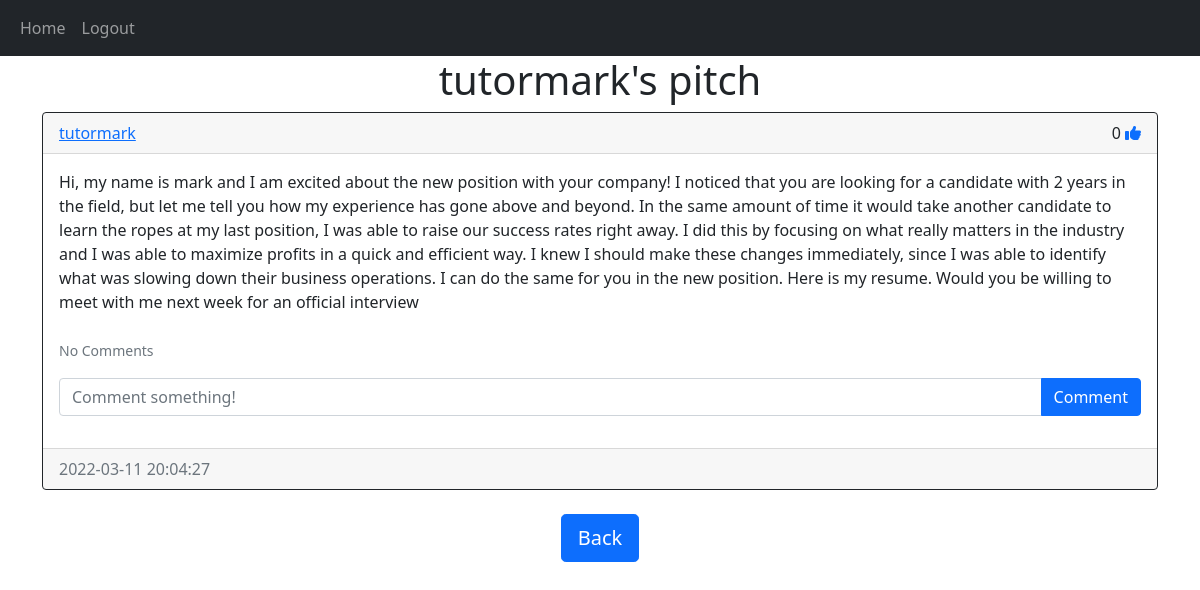
/pitches/tutormark (signed in), run on the app's committed database.
### website/models.py (models this page shows)
class User(db.Model,UserMixin): #Inherits from db model and userMixin
    id=db.Column(db.Integer,primary_key=True)
    email=db.Column(db.String(150),unique=True) #prevent users with duplicate emails
    username=db.Column(db.String(150),unique=True)
    password=db.Column(db.String(150))
    date_created=db.Column(db.DateTime(timezone=True),default=func.now()) #if nothing is passed,by default the column will be filled by the current time
    pitches=db.relationship('Pitch', backref='user',passive_deletes=True)# backref to allow access to user model
    comments = db.relationship('Comment', backref='user', passive_deletes=True)
    likes = db.relationship('Like', backref='user', passive_deletes=True)

class Pitch(db.Model):
    id=db.Column(db.Integer,primary_key=True)
    text=db.Column(db.Text,nullable=False)
    date_created=db.Column(db.DateTime(timezone=True),default=func.now())
    author =db.Column(db.Integer,db.ForeignKey('user.id',ondelete='CASCADE'),nullable=False)
    comments = db.relationship('Comment', backref='pitch', passive_deletes=True)
    likes = db.relationship('Like', backref='pitch', passive_deletes=True)

### website/views.py (the view)
@views.route("/pitches/<username>")
@login_required
def pitches(username):
    user = User.query.filter_by(username=username).first()
    if not user:
        flash('No user with that username exists.', category='error')
        return redirect(url_for('views.home'))
    pitches=user.pitches
    return render_template("pitch.html", user=current_user, pitches=pitches, username=username)

### website/__init__.py (called while the page is built)
def create_app():
    app = Flask(__name__)
    app.config['SECRET_KEY'] = "helloworld"
    app.config['SQLALCHEMY_DATABASE_URI'] = f'sqlite:///{DB_NAME}'
    db.init_app(app)
    from .views import views
    from .auth import auth
    app.register_blueprint(views, url_prefix="/")
    app.register_blueprint(auth, url_prefix="/")
    from .models import User,Like,Pitch,Comment
    create_database(app)
    login_manager = LoginManager()
    login_manager.login_view = "auth.login"
    login_manager.init_app(app)
    @login_manager.user_loader
    def load_user(id):
        return User.query.get(int(id))
    return app

### website/templates/pitch.html (shortened to what this page needs)
{% extends "pitch_div.html" %}  {% block header %} {{username}}'s pitch {% endblock %} {% block footer %}
    <div align="center">
      <a href="/home"
        ><button type="button" class="btn btn-primary btn-lg">Back</button></a
      >
    </div>
    {% endblock %}

### website/templates/pitch_div.html (shortened to what this page needs)
{% extends "base.html" %}
{% block content %}
<h1 align="center" > {%  block header %} General  Pitches {% endblock %} </h1>
<div id="pitches">
{% for pitch in pitches %}
<div class="card border-dark">
   <div class="card-header d-flex justify-content-between align-items-center">
<a href="/pitches/{{pitch.user.username}}">{{pitch.user.username}}</a>
<div>
    {{pitch.likes|length}}
    {%  if true%}
    {%set icon_class="fas fa-thumbs-up"%}
    {%  else%}
    {%set icon_class="far fa-thumbs-up"%}
    {%  endif %}
    <a href="#"><i class="{{icon_class}}"></i></a>
</div>
   </div>
<div class="card-body">
    <div class="card-text">
        {{pitch.text}}
</div>
<br>
  <p class="card-text">
    {% if pitch.comments|length > 0 %}
    <a data-bs-toggle="collapse" href="#comments-{{pitch.id}}" role="button">
      <small>View {{pitch.comments|length}} Comments</small>
    </a>
    {% else %}
    <small class="text-muted">No Comments</small>
    {% endif %}
  </p>
<form class="input-group mb-3"method="POST"action="/create-comment/{{pitch.id}}">
<input
  type="text" id="text"name="text"class="form-control"placeholder="Comment something!"/>
<button type="submit" class="btn btn-primary">Comment</button>
</form>
</div>
<div class="card-footer text-muted">
    {{pitch.date_created}}
</div>
</div>
<br >{% endfor %}
</div>
 {% block footer %}{% endblock %}
{% endblock %}

### data on the page
User: username "tutormark"
Pitch: user.username "tutormark", likes|length "0", text "Hi, my name is mark and I am excited about the new position with your company! I noticed that you are looking for a candidate with 2 years in the field, but let me tell you how my experience has gone above and beyond. In the same amount of time it would take another candidate to learn the ropes at my last position, I was able to raise our success rates right away. I did this by focusing on what really matters in the industry and I was able to maximize profits in a quick and efficient way. I knew I should make these changes immediately, since I was able to identify what was slowing down their business operations. I can do the same for you in the new position. Here is my resume. Would you be…", date_created "2022-03-11 20:04:27"
